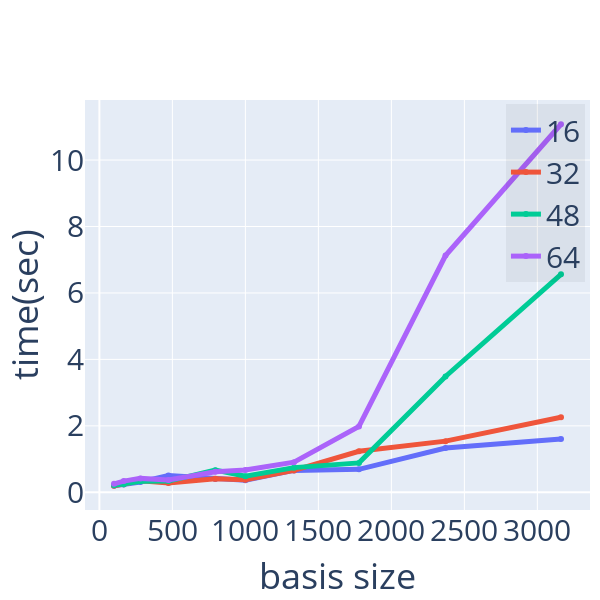

Notebook source saved alongside this figure:
### Code cell
plotCompare(hilbert,ComputationSparse,None,'basis size','time(sec)',size=(600,600))

### Figure 1 — Plotly figure (JSON) as saved in the notebook; plotly's stock layout.template omitted (floating-point values rounded to 4 significant figures)
{"data": [{"line": {"width": 5}, "name": "16", "type": "scatter", "x": [100, 167, 281, 473, 794, 1000, 1333, 1778, 2371, 3162], "y": [0.1971, 0.2358, 0.3091, 0.5045, 0.3995, 0.3662, 0.6597, 0.6911, 1.334, 1.604]}, {"line": {"width": 5}, "name": "32", "type": "scatter", "x": [100, 167, 281, 473, 794, 1000, 1333, 1778, 2371, 3162], "y": [0.1994, 0.2456, 0.345, 0.281, 0.4079, 0.3769, 0.6595, 1.235, 1.54, 2.26]}, {"line": {"width": 5}, "name": "48", "type": "scatter", "x": [100, 167, 281, 473, 794, 1000, 1333, 1778, 2371, 3162], "y": [0.2111, 0.2421, 0.3315, 0.3369, 0.6671, 0.481, 0.7426, 0.8854, 3.486, 6.56]}, {"line": {"width": 5}, "name": "64", "type": "scatter", "x": [100, 167, 281, 473, 794, 1000, 1333, 1778, 2371, 3162], "y": [0.2551, 0.3368, 0.419, 0.371, 0.6197, 0.6697, 0.9064, 1.982, 7.126, 11.08]}], "layout": {"font": {"size": 30}, "height": 600, "legend": {"bgcolor": "rgba(0,0,0,.05)", "x": 0.99, "xanchor": "right", "y": 0.99, "yanchor": "top"}, "margin": {"r": 10, "t": 100}, "showlegend": true, "width": 600, "xaxis": {"title": {"text": "basis size"}}, "yaxis": {"title": {"text": "time(sec)"}}}}
